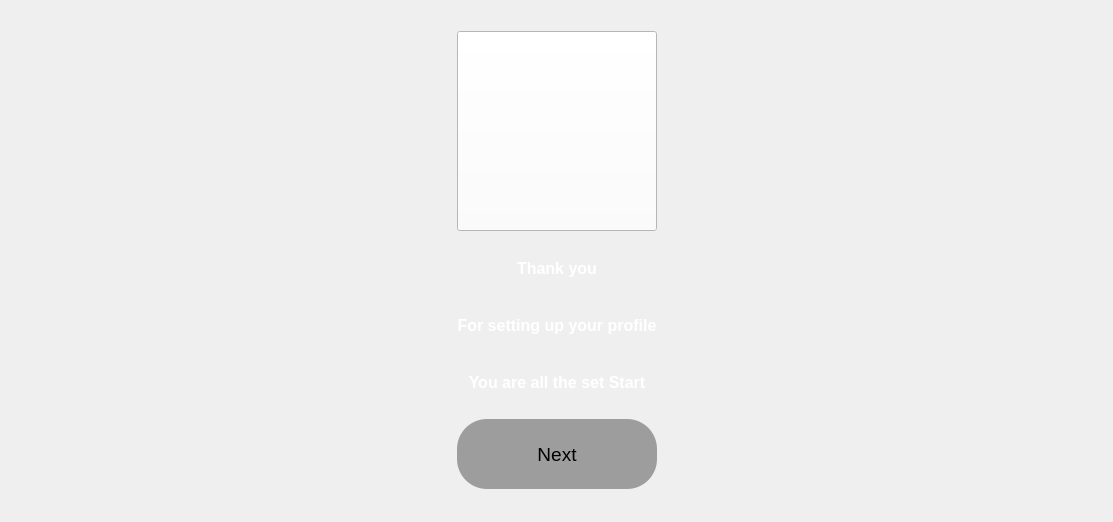
      <widget class="QWidget" name="ThankYou">
       <layout class="QGridLayout" name="gridLayout_29">
        <item row="0" column="2">
         <spacer name="horizontalSpacer_30">
          <property name="orientation">
           <enum>Qt::Horizontal</enum>
          </property>
          <property name="sizeHint" stdset="0">
           <size>
            <width>395</width>
            <height>20</height>
           </size>
          </property>
         </spacer>
        </item>
        <item row="0" column="1">
         <widget class="QWidget" name="widget_25" native="true">
          <property name="minimumSize">
           <size>
            <width>300</width>
            <height>500</height>
           </size>
          </property>
          <property name="maximumSize">
           <size>
            <width>300</width>
            <height>500</height>
           </size>
          </property>
          <layout class="QGridLayout" name="gridLayout_26">
           <item row="0" column="0">
            <widget class="QPushButton" name="pushButton_45">
             <property name="minimumSize">
              <size>
               <width>200</width>
               <height>200</height>
              </size>
             </property>
             <property name="maximumSize">
              <size>
               <width>200</width>
               <height>200</height>
              </size>
             </property>
             <property name="styleSheet">
              <string notr="true">background-color: rgb(255, 255, 255);</string>
             </property>
             <property name="text">
              <string/>
             </property>
             <property name="icon">
              <iconset resource="../icon/icon.qrc">
               <normaloff>:/newPrefix/user.jpg</normaloff>:/newPrefix/user.jpg</iconset>
             </property>
             <property name="iconSize">
              <size>
               <width>200</width>
               <height>200</height>
              </size>
             </property>
            </widget>
           </item>
           <item row="1" column="0">
            <widget class="QWidget" name="widget_24" native="true">
             <property name="minimumSize">
              <size>
               <width>0</width>
               <height>40</height>
              </size>
             </property>
             <property name="maximumSize">
              <size>
               <width>16777215</width>
               <height>40</height>
              </size>
             </property>
             <layout class="QGridLayout" name="gridLayout_30">
              <property name="leftMargin">
               <number>0</number>
              </property>
              <property name="topMargin">
               <number>0</number>
              </property>
              <property name="rightMargin">
               <number>0</number>
              </property>
              <property name="bottomMargin">
               <number>0</number>
              </property>
              <property name="spacing">
               <number>0</number>
              </property>
              <item row="0" column="0">
               <widget class="QLabel" name="label_29">
                <property name="font">
                 <font>
                  <pointsize>12</pointsize>
                  <weight>75</weight>
                  <bold>true</bold>
                 </font>
                </property>
                <property name="styleSheet">
                 <string notr="true">color: rgb(255, 255, 255);</string>
                </property>
                <property name="text">
                 <string>Thank you</string>
                </property>
                <property name="alignment">
                 <set>Qt::AlignCenter</set>
                </property>
               </widget>
              </item>
             </layout>
            </widget>
           </item>
           <item row="2" column="0">
            <widget class="QWidget" name="widget_22" native="true">
             <property name="minimumSize">
              <size>
               <width>0</width>
               <height>40</height>
              </size>
             </property>
             <property name="maximumSize">
              <size>
               <width>16777215</width>
               <height>40</height>
              </size>
             </property>
             <layout class="QGridLayout" name="gridLayout_28">
              <property name="leftMargin">
               <number>0</number>
              </property>
              <property name="topMargin">
               <number>0</number>
              </property>
              <property name="rightMargin">
               <number>0</number>
              </property>
              <property name="bottomMargin">
               <number>0</number>
              </property>
              <property name="spacing">
               <number>0</number>
              </property>
              <item row="0" column="0">
               <widget class="QLabel" name="label_30">
                <property name="font">
                 <font>
                  <pointsize>12</pointsize>
                  <weight>75</weight>
                  <bold>true</bold>
                 </font>
                </property>
                <property name="styleSheet">
                 <string notr="true">color: rgb(255, 255, 255);</string>
                </property>
                <property name="text">
                 <string>For setting up your profile</string>
                </property>
                <property name="alignment">
                 <set>Qt::AlignCenter</set>
                </property>
               </widget>
              </item>
             </layout>
            </widget>
           </item>
           <item row="3" column="0">
            <widget class="QWidget" name="widget_21" native="true">
             <property name="minimumSize">
              <size>
               <width>0</width>
               <height>40</height>
              </size>
             </property>
             <property name="maximumSize">
              <size>
               <width>16777215</width>
               <height>40</height>
              </size>
             </property>
             <layout class="QGridLayout" name="gridLayout_27">
              <property name="leftMargin">
               <number>0</number>
              </property>
              <property name="topMargin">
               <number>0</number>
              </property>
              <property name="rightMargin">
               <number>0</number>
              </property>
              <property name="bottomMargin">
               <number>0</number>
              </property>
              <property name="spacing">
               <number>0</number>
              </property>
              <item row="0" column="0">
               <widget class="QLabel" name="label_31">
                <property name="font">
                 <font>
                  <pointsize>12</pointsize>
                  <weight>75</weight>
                  <bold>true</bold>
                 </font>
                </property>
                <property name="styleSheet">
                 <string notr="true">color: rgb(255, 255, 255);</string>
                </property>
                <property name="text">
                 <string>You are all the set Start</string>
                </property>
                <property name="alignment">
                 <set>Qt::AlignCenter</set>
                </property>
               </widget>
              </item>
             </layout>
            </widget>
           </item>
           <item row="4" column="0">
            <widget class="QPushButton" name="pushButton_46">
             <property name="minimumSize">
              <size>
               <width>0</width>
               <height>70</height>
              </size>
             </property>
             <property name="maximumSize">
              <size>
               <width>16777215</width>
               <height>70</height>
              </size>
             </property>
             <property name="font">
              <font>
               <pointsize>14</pointsize>
              </font>
             </property>
             <property name="styleSheet">
              <string notr="true">border-top-left-radius: 30px;
border-top-right-radius: 30px;
border-bottom-left-radius: 30px;
border-bottom-right-radius: 30px;
background-color: rgb(157, 157, 157);</string>
             </property>
             <property name="text">
              <string>Next</string>
             </property>
            </widget>
           </item>
          </layout>
         </widget>
        </item>
        <item row="0" column="0">
         <spacer name="horizontalSpacer_25">
          <property name="orientation">
           <enum>Qt::Horizontal</enum>
          </property>
          <property name="sizeHint" stdset="0">
           <size>
            <width>396</width>
            <height>497</height>
           </size>
          </property>
         </spacer>
        </item>
       </layout>
      </widget>
